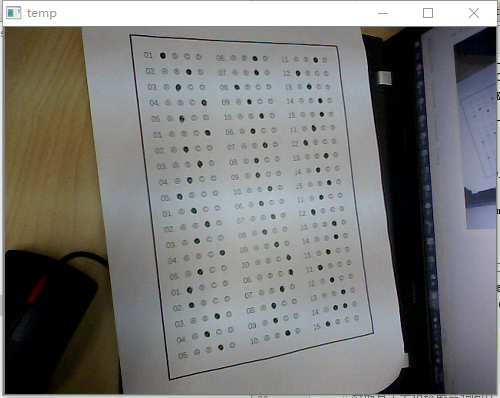
#> input picture pic/p1.png, 500 x 398 px
$ python -i utils.py   (imports and definitions only)   (older library calls are emulated)
#> lines starting #> are read from the running program, lines starting #| are printed output that depends on the picture
#> further down, picture is the input picture: shape (398, 500, 3); mean B, G, R 120.3, 122, 122.4
# coding=utf-8
import math
import numpy as np
import cv2
from imutils import auto_canny, contours
from e import PolyNodeCountError
from score import score
import settings
#from settings import CHOICES, SHEET_AREA_MIN_RATIO, PROCESS_BRIGHT_COLS, PROCESS_BRIGHT_ROWS, BRIGHT_VALUE, \
    #CHOICE_COL_COUNT, CHOICES_PER_QUE, settings.WHITE_RATIO_PER_CHOICE, MAYBE_MULTI_CHOICE_THRESHOLD, CHOICE_CNT_COUNT


# [62 lines left out: functions get_corner_node_list, detect_cnt_again, not called in this run]


def get_init_process_img(roi_img):
    """
    对图片进行初始化处理，包括，梯度化，高斯模糊，二值化，腐蚀，膨胀和边缘检测
    :param roi_img: ndarray
    :return: ndarray
    """
    h = cv2.Sobel(roi_img, cv2.CV_32F, 0, 1, -1)
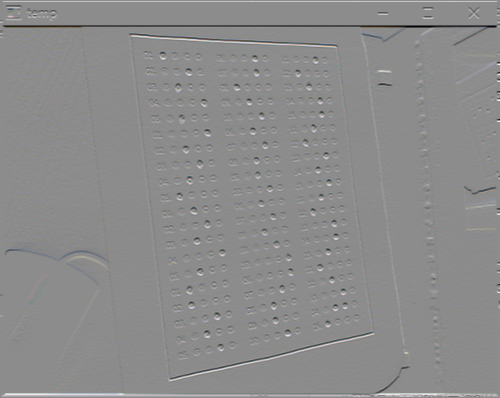
#> h: shape (398, 500, 3) float32; mean B, G, R -0.2, -0.2, -0.2; drawn with min black and max white
    v = cv2.Sobel(roi_img, cv2.CV_32F, 1, 0, -1)
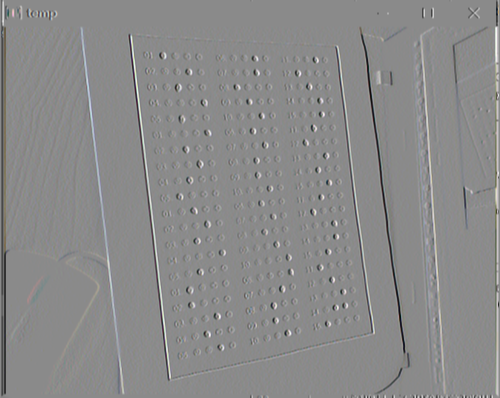
#> v: shape (398, 500, 3) float32; mean B, G, R -0.5, -0.5, -0.4; drawn with min black and max white
    img = cv2.add(h, v)
    img = cv2.convertScaleAbs(img)
    img = cv2.GaussianBlur(img, (5, 5), 0)
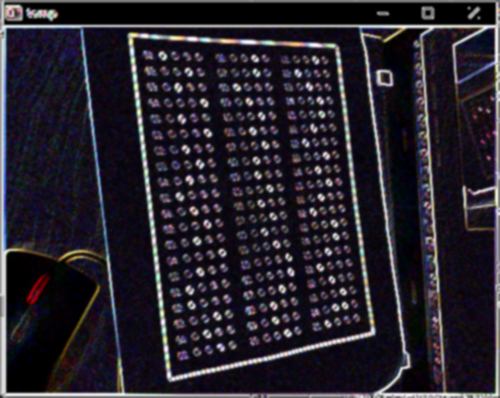
#> img: shape (398, 500, 3); mean B, G, R 44.8, 35.4, 39.6
    ret, img = cv2.threshold(img, 100, 255, cv2.THRESH_BINARY)
    kernel = np.ones((2, 2), np.uint8)
    img = cv2.erode(img, kernel, iterations=2)
    img = cv2.dilate(img, kernel, iterations=2)
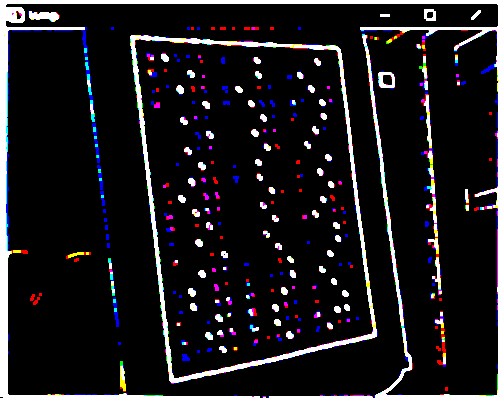
#> img: shape (398, 500, 3); mean B, G, R 28.1, 24.7, 26.5
    img = cv2.erode(img, kernel, iterations=2)
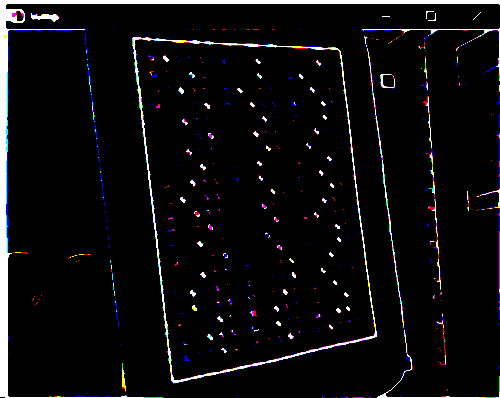
#> img: shape (398, 500, 3); mean B, G, R 14.4, 13, 13.6
    img = cv2.dilate(img, kernel, iterations=2)
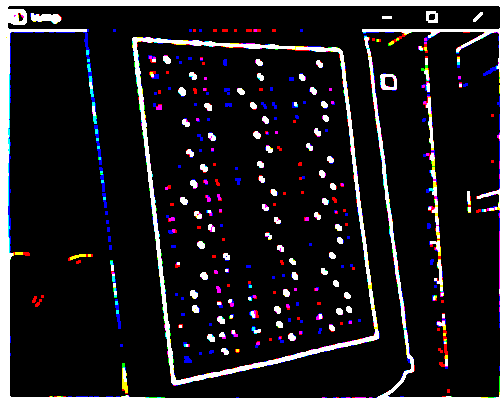
#> img: shape (398, 500, 3); mean B, G, R 28.1, 24.8, 26.6
    img = auto_canny(img)
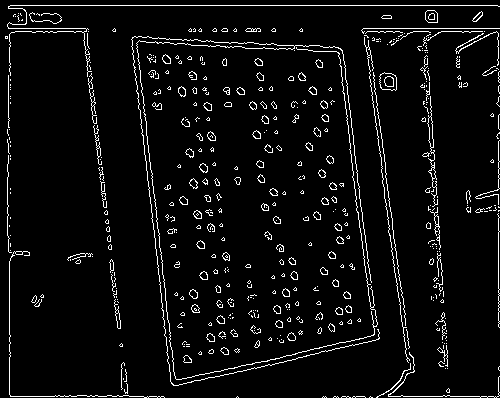
#> img: shape (398, 500); 5.2% white in thin lines or dots
    return img


# [125 lines left out: functions get_roi_img, get_bright_process_img, get_max_area_cnt, get_ans, not called in this run]


def get_items_per_row():
    items_per_row = settings.CHOICE_COL_COUNT / settings.CHOICES_PER_QUE #(CHOICES_PER_QUE + 1)
    return items_per_row


def get_item_interval():
    interval = settings.CHOICES_PER_QUE #+ 1
    return interval


# [8 lines left out: function delete_rect, not called in this run]


def get_choice_row_count():
    choice_row_count = int(math.ceil(settings.CHOICE_CNT_COUNT * 1.0 / settings.CHOICE_COL_COUNT))
    return choice_row_count
#中位数
# [292 lines left out: functions get_median, get_ave, checkRect, sort_by_row_hs, sort_by_row_hs2, sort_by_col and 10 more, not called in this run]

>>> import cv2
>>> picture = cv2.imread('pic/p1.png')
>>> result = get_init_process_img(picture)

$ run again, on pic/p2.png
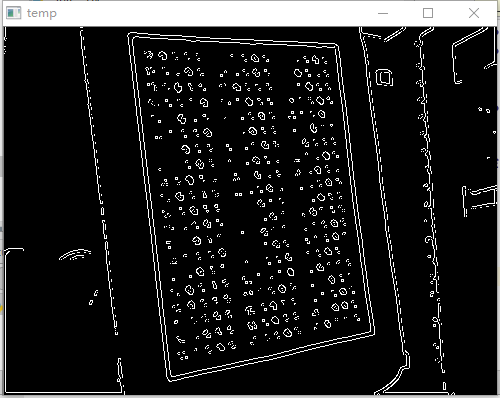
#> input picture pic/p2.png, 500 x 398 px
#> picture is the input picture: shape (398, 500, 3); mean B, G, R 31.4, 31.4, 31.4
#> in get_init_process_img, `v = cv2.Sobel(roi_img, cv2.CV_32F, 1, 0, -1)`:
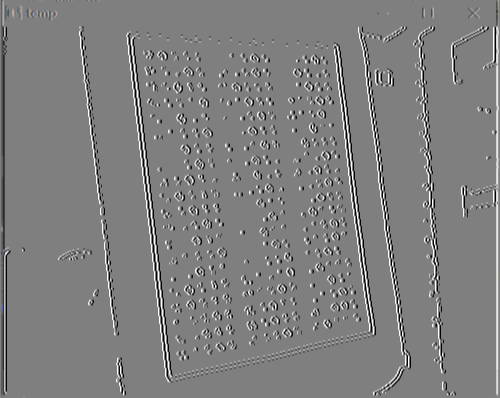
#> v: shape (398, 500, 3) float32; mean B, G, R -0.1, -0.1, -0.1; drawn with min black and max white
#> in get_init_process_img, `img = auto_canny(img)`:
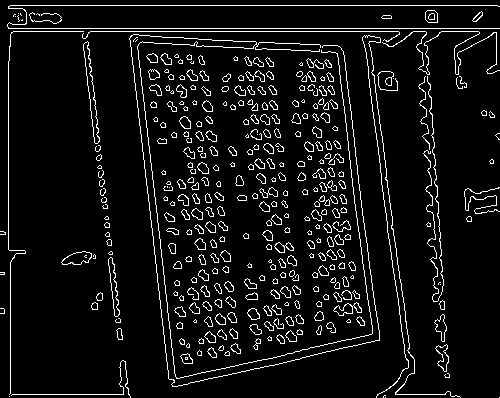
#> img: shape (398, 500); 7.1% white in thin lines or dots
